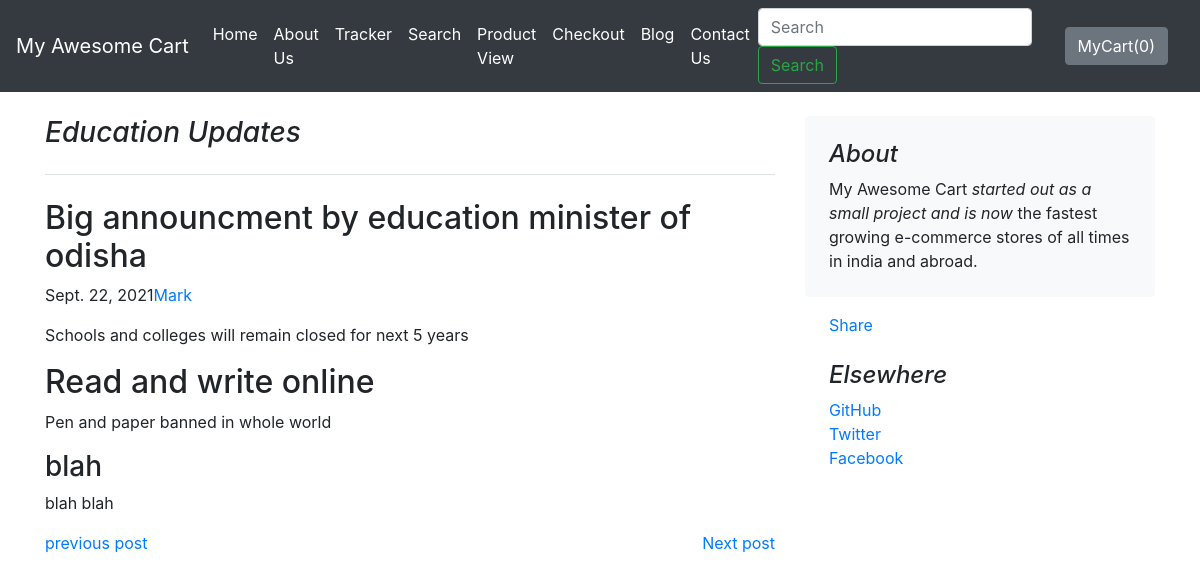
The app's page /blog/blogpost/3 with its own data.
### blog/models.py (models this page shows)
class Blogpost(models.Model):
    post_id = models.AutoField(primary_key=True)
    title = models.CharField(max_length=50)
    head0 = models.CharField(max_length=500, default="")
    chead0 = models.CharField(max_length=5000, default="")
    head1 = models.CharField(max_length=500, default="")
    chead1 = models.CharField(max_length=5000, default="")
    head2 = models.CharField(max_length=500, default="")
    chead2 = models.CharField(max_length=5000, default="")
    pub_date = models.DateField()
    thumbnail = models.ImageField(upload_to='shop/images', default="")
    def __str__(self):
        return self.title

### blog/views.py (the view)
# urls.py: path('blogpost/<int:id>', views.blogpost,name="Blogpost"),
def blogpost(request,id):
    post = Blogpost.objects.filter(post_id = id)[0]
    print(post)
    return render(request,'blog/blogpost.html',{'post':post})

### blog/templates/blog/blogpost.html (shortened to what this page needs)
{% extends 'blog/basic.html' %}
{% block body %}
<div class="container">
    <div class="row mt-4">
        <div class="col-md-8 blog-main">
            <h3 class="pb-4 mb-4 font-italic border-bottom">
                {{post.title}}
            </h3>
            <div class="blog-post">
                <h2 class="blog-post-title">{{post.head0}}</h2>
                <p class="blog-post-meta">{{post.pub_date}}<a href="#">Mark</a></p>
                <p>{{post.chead0}}</p>
                <h2>{{post.head1}}</h2>
                <p>{{post.chead1}}</p>
                <h3>{{post.head2}}</h3>
                <p>{{post.chead2}}</p>
            </div>
            <a href="{{item.post_id}}" class="float-start">previous post</a>
            <a href="{{item.post_id}}" class="float-right">Next post</a>
        </div>
        <aside class="col-md-4 blog-sidebar">
            <div class="p-4 mb-3 bg-light rounded">
                <h4 class="font-italic">About</h4>
                <p class="mb-0">My Awesome Cart <em>started out as a small project and is now</em> the fastest growing e-commerce stores of all times in india and abroad.</p>
            </div>
           <div class="mx-4 fb-share-button" data-href="http://localhost:8000/blog/blogpost/{{item.post_id}}" data-layout="button_count" data-size="large"><a target="_blank" href="https://www.facebook.com/sharer/sharer.php?u=http%3A%2F%2Flocalhost%3A8000%2Fblog%2Fblogpost%2F%257B%257Bitem.post_id%257D%257D&amp;src=sdkpreparse" class="fb-xfbml-parse-ignore">Share</a></div>
            <div class="p-4">
                <h4 class="font-italic">Elsewhere</h4>
                <ol class="list-unstyled">
                    <li><a href="#">GitHub</a></li>
                    <li><a href="#">Twitter</a></li>
                    <li><a href="#">Facebook</a></li>
                </ol>
            </div>
        </aside>
    </div>
</div>
{% endblock %}

### records on screen
Blogpost: title "Education Updates", head0 "Big announcment by education minister of odisha", pub_date "Sept. 22, 2021", chead0 "Schools and colleges will remain closed for next 5 years", head1 "Read and write online", chead1 "Pen and paper banned in whole world", head2 "blah", chead2 "blah blah"
